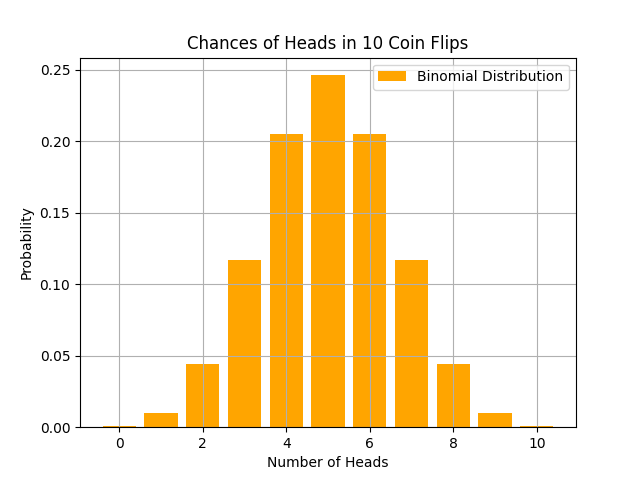

Recreate this plot in Python.
# Import the tools we need
import numpy as np          # For math and arrays
import matplotlib.pyplot as plt  # For drawing graphs
from scipy.stats import binom, norm, poisson  # For distribution calculations

# Set up the Binomial Distribution parameters
n_trials = 10    # Number of tries (e.g., 10 coin flips)
p_success = 0.5  # Chance of success each time (e.g., 50% for heads)

# Create a range of possible outcomes (from 0 to 10 successes)
x_values = np.arange(0, n_trials + 1)

# Calculate the probability of each outcome
y_values = binom.pmf(x_values, n_trials, p_success)

# Draw the bar graph
plt.bar(x_values, y_values, label="Binomial Distribution", color="orange")
plt.title("Chances of Heads in 10 Coin Flips")
plt.xlabel("Number of Heads")
plt.ylabel("Probability")
plt.legend()  # Show the label
plt.grid(True)  # Add a grid for easier reading

# Save the plot as a PNG file
plt.savefig("/workspaces/ai-systems-lab/04_probability_statistics/05_binomial_distribution.png")

# Display the plot (optional, for interactive viewing)
plt.show()

# Optional: Print some fun stats
print(f"Number of tries: {n_trials}")
print(f"Chance of success: {p_success * 100}%")
print(f"Most likely number of heads: {x_values[np.argmax(y_values)]}")
